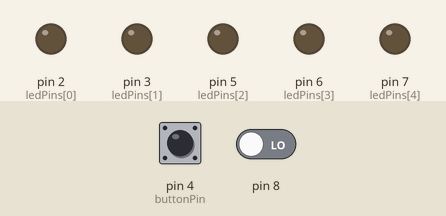
Recording of a sketch running on a simulated Arduino Uno, built with avr-gcc and run on an emulated ATmega328P. Parts: output pins drawn as LEDs (lit = HIGH). Dashed ring = blinking. The inputs (shaded band) are chosen by the test bench; at power-on: pin 4 (buttonPin) HIGH, pin 8 LOW. Random numbers use the default seed unless the sketch sets one.

Above: at 1.2 s.
1.3 s: pin 4 (buttonPin) pulled LOW for 1 s
At 1.9 s:
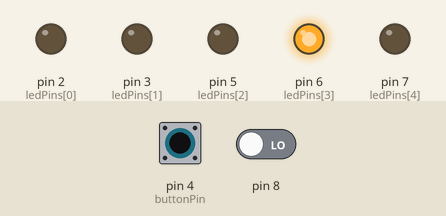
3.8 s: pin 4 (buttonPin) pulled LOW for 3.2 s
At 5.6 s:
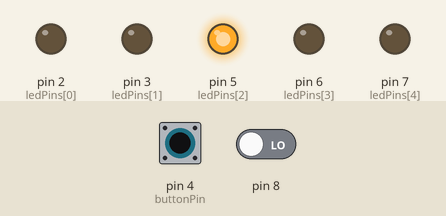
8.5 s: pin 4 (buttonPin) pulled LOW for 3.2 s
At 9.2 s:
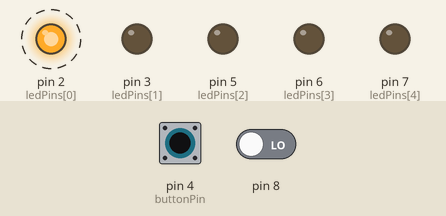
Timing chart, 0 to 13.2 s (numbered marks = the images above; inputs shaded):
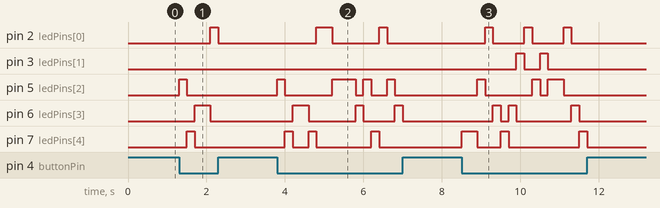

The sketch:

C2E4.ino
```cpp
//Aleatorio de 5 leds con botón

int buttonPin = 4;
int ledPins[] = {2, 3,5, 6,7};
int numLeds = 5;

int buttonState = 0;

void setup() {
    Serial.begin(9600);
  pinMode(buttonPin, INPUT_PULLUP);
  for (int i = 0; i < numLeds; i++) {
    pinMode(ledPins[i], OUTPUT);
  }
  randomSeed(digitalRead(8));
}

void loop() {
  buttonState = digitalRead(buttonPin);

  if (buttonState == LOW) {

    for (int i = 0; i < numLeds; i++) {
      digitalWrite(ledPins[i], LOW);
    }


    int randomLed = random(numLeds);
    digitalWrite(ledPins[randomLed], HIGH);
    delay(200);
  } else {

    for (int i = 0; i < numLeds; i++) {
      digitalWrite(ledPins[i], LOW);
    }
  }
}
```

Measured:
- after the input at 1.3 s, pin 2 (ledPins[0]): LOW → HIGH after 0.80 s, → LOW 0.20 s later; pin 5 (ledPins[2]): LOW → HIGH at once, → LOW 0.20 s later; pin 6 (ledPins[3]): LOW → HIGH after 0.40 s, → LOW 0.40 s later; pin 7 (ledPins[4]): LOW → HIGH after 0.20 s, → LOW 0.20 s later
- after the input at 3.8 s, pin 2 (ledPins[0]): LOW → HIGH after 1.0 s, → LOW 0.40 s later, → HIGH 1.2 s later, → LOW 0.20 s later; pin 5 (ledPins[2]): LOW → HIGH at once, → LOW 0.20 s later, → HIGH 1.2 s later, → LOW 0.60 s later, … (8 changes in this stretch)
- after the input at 8.5 s, pin 2 (ledPins[0]): alternates HIGH for 0.20 s and LOW for 0.80 s, 6 changes in all, then stays LOW, starting after 0.60 s; pin 3 (ledPins[1]): alternates HIGH for 0.20 s and LOW for 0.40 s, 4 changes in all, then stays LOW, starting after 1.4 s
